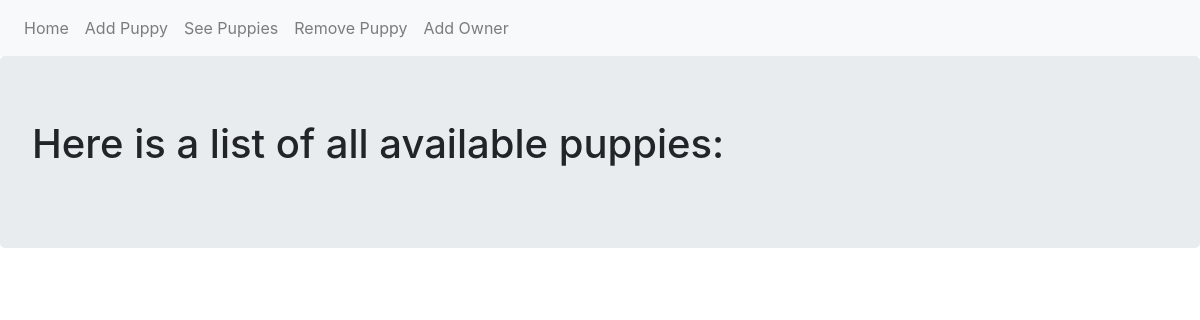
Before: /puppies/list with the older database file.
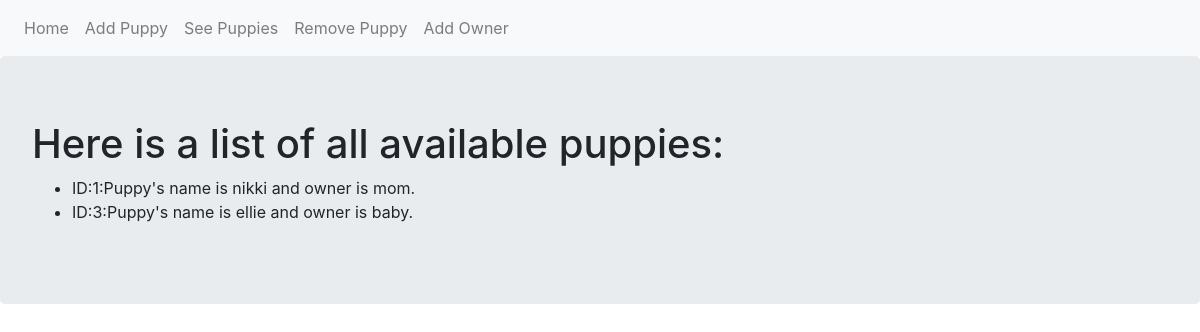
After: the same page with the newer database file.
### myproject/models.py (models this page shows, shortened)
class Puppy(db.Model):
    __tablename__='puppies'
    id = db.Column(db.Integer, primary_key=True)
    name = db.Column(db.Text)
    owner = db.relationship('Owner', backref ='puppy', uselist=False)
    def __repr__(self):
        if self.owner:
            return f"ID:{self.id}:Puppy's name is {self.name} and owner is {self.owner.name}."
        else:
            return f"ID:{self.id}:Puppy name is {self.name} and has no owner yet."

class Owner(db.Model):
    __tablename__='owners'
    id = db.Column(db.Integer, primary_key=True)
    name = db.Column(db.Text)
    puppy_id = db.Column(db.Integer,db.ForeignKey('puppies.id'))

### myproject/puppies/views.py (the view)
@puppies_blueprint.route('/list')
def list():
    puppies = Puppy.query.all()
    return render_template('list.html', puppies=puppies)

### myproject/puppies/templates/puppies/list.html
{% extends 'base.html' %}
{% block content %}
    <div class="jumbotron">
        <h1>Here is a list of all available puppies:</h1>
            <ul>
                {% for doggo in puppies %}
                    <li>{{doggo}}</li>
                {% endfor %}
            </ul>
    </div>
{% endblock %}

### myproject/templates/base.html (shortened to what this page needs)
<!DOCTYPE html>
<html lang="en">
<head>
    <link rel="stylesheet" href="https://cdn.jsdelivr.net/npm/bootstrap@4.4.1/dist/css/bootstrap.min.css">
</head>
<body>
      <nav class="navbar navbar-expand-lg navbar-light bg-light">
        <div class="navbar-nav">
            <a class="nav-item nav-link" href="{{url_for('home')}}">Home</a>
            <a class="nav-item nav-link" href="{{url_for('puppies.add')}}">Add Puppy</a>
            <a class="nav-item nav-link" href="{{url_for('puppies.list')}}">See Puppies</a>
            <a class="nav-item nav-link" href="{{url_for('puppies.delete')}}">Remove Puppy</a>
            <a class="nav-item nav-link" href="{{url_for('owners.add')}}">Add Owner</a>
        </div>
      </nav>
      {% block content %}
      {% endblock %}
</body>
</html>

Changed rows visible on the page:
added Puppy: id+name "ID:1:Puppy's name is nikki and owner is mom."
added Puppy: id+name "ID:3:Puppy's name is ellie and owner is baby."
